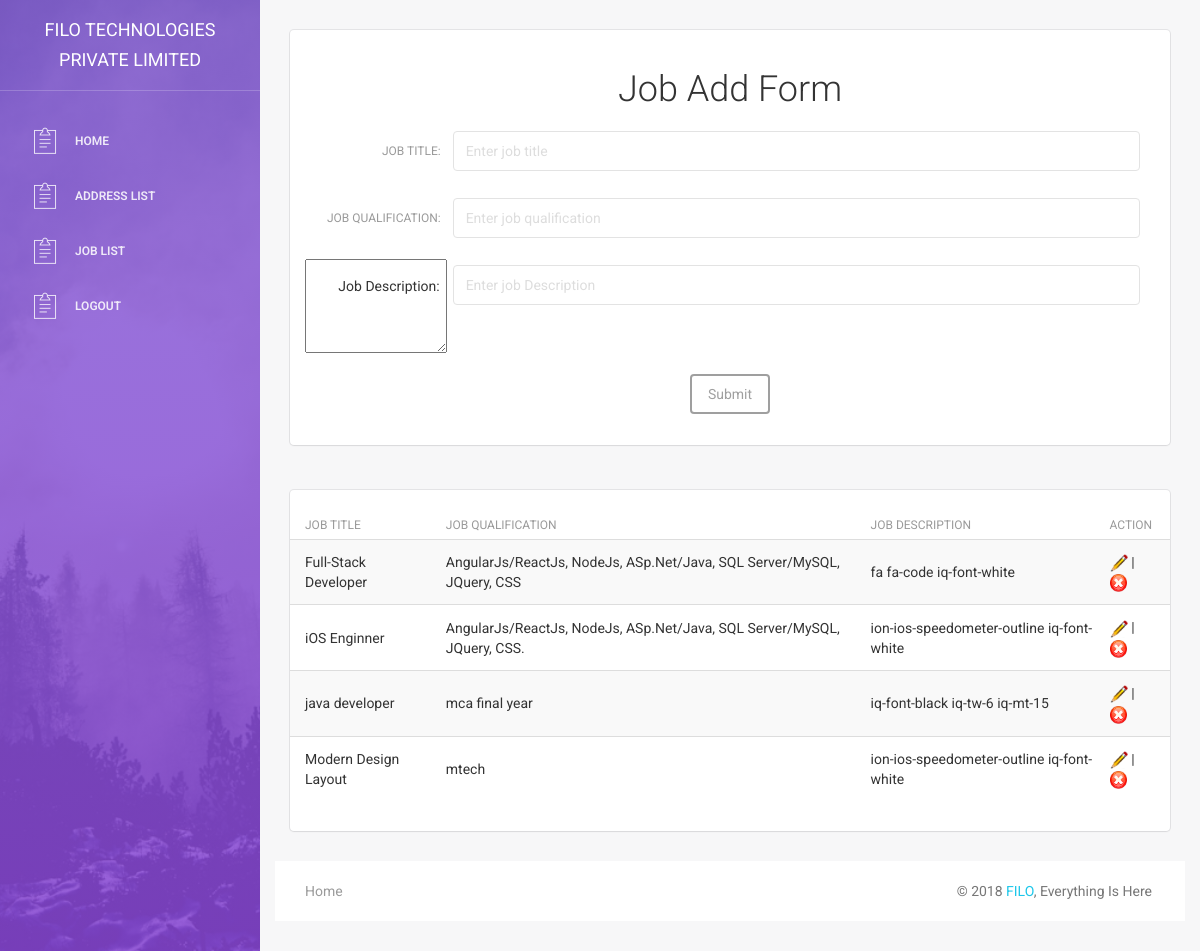
Screenshot of /_admin/job_view.php (signed in) with the database file from the repository.
### tables this page shows
CREATE TABLE `joblist` (
  `id` int(255) NOT NULL,
  `job_title` varchar(255) NOT NULL,
  `job_qualification` varchar(255) NOT NULL,
  `job_icon` varchar(255) NOT NULL
);

### _admin/job_view.php (the view, shortened to what this page needs)
<?php
	include("includes/header.php");
?>
<div class="main-panel">
<div class="content">
<div class="container-fluid">
<div class="row">
<div class="col-md-12">
<div class="card quiz_card">
	<h2 style="text-align:center;">Job Add Form</h2>
   <form class="form-horizontal" action="lib/job.php" enctype="multipart/form-data" method="post">
     <div class="form-group">
      <label class="control-label col-sm-2 quiz_title" for="sec_ques_name"> Job Title:</label>
      <div class="col-sm-10">
        <input type="text" class="form-control" id="sec_ques_name" placeholder="Enter job title" name="job_title" value="<?php if(isset($data['job_title'])){echo $data['job_title']; }?>">
 </div>
    </div>
    <div class="form-group">
      <label class="control-label col-sm-2 quiz_title" for="sec_ques_name"> Job Qualification:</label>
      <div class="col-sm-10">
        <input type="text" class="form-control" id="sec_ques_name" placeholder="Enter job qualification" name="job_qualification" value="<?php if(isset($data['job_qualification'])){echo $data['job_qualification']; }?>">
 </div>
    </div>
    <div class="form-group">
      <textarea class="control-label col-sm-2 quiz_title" for="sec_ques_name"> Job Description:</textarea>
      <div class="col-sm-10">
        <input type="text" class="form-control" id="sec_ques_name" placeholder="Enter job Description" name="job_icon" value="<?php if(isset($data['job_icon'])){echo $data['job_icon']; }?>">
 </div>
    </div>
    <div class="form-group">
      <div class="col-sm-12" style="text-align:center;">
        <button type="submit" class="btn btn-default" >Submit</button>
      </div>
    </div>
      </form>
</div>
</div>
<div class="col-md-12">
<div class="card">
   <form name="job_view" action="lib/job.php">
		<div class="content table-responsive table-full-width">
		<table class="table table-hover table-striped">
			<thead>
				<th>job title</th>
				<th>job qualification</th>
				<th>job description</th>
				<th>action</th>
			</thead>
			<tbody>
			<?php
			    global $conn;
				$sql = "select * from joblist";
				$rs = mysqli_query($conn, $sql);
				while($data = mysqli_fetch_assoc($rs)){
			?>
			<tr>
				<td><?php echo $data['job_title'];?></td>
				<td><?php echo $data['job_qualification'];?></td>
				<td><?php echo $data['job_icon'];?></td>
				<td><a href="job_view.php?id=<?php echo $data['id'];?>"><img src="images/edit.png" height="18"></a> | <a href="javascript:delete_job_records(<?php echo $data['id'];?>);"> <img src="images/del.png" height="18"> </a> </td>
			</tr>
			<?php
				}
			?>
			</tbody>
		</table>
	</div>
      </form>
</div>
</div>
</div>
</div>
<?php
	include("includes/footer.php");
?>

### _admin/includes/header.php (shortened to what this page needs)
?><!doctype html>
<html lang="en">
<head>
    <link href="assets/css/bootstrap.min.css" rel="stylesheet" />
    <link href="assets/css/animate.min.css" rel="stylesheet"/>
    <link href="assets/css/light-bootstrap-dashboard.css?v=1.4.0" rel="stylesheet"/>
    <link href="assets/css/style.css" rel="stylesheet" />
    <link href="http://maxcdn.bootstrapcdn.com/font-awesome/4.2.0/css/font-awesome.min.css" rel="stylesheet">
    <link href="assets/css/pe-icon-7-stroke.css" rel="stylesheet" />
</head>
<body>
<div class="wrapper">
    <div class="sidebar" data-color="purple" data-image="assets/img/sidebar-5.jpg">
    	<div class="sidebar-wrapper">
            <div class="logo">
                <a href="http://localhost/qwilo1" class="simple-text">
                   Filo Technologies Private Limited
                </a>
            </div>
            <ul class="nav">
			   <li>
                    <a href="home.php">
                        <i class="pe-7s-note2"></i>
                        <p>Home</p>
                    </a>
                </li>
                <li>
                    <a href="address_view.php">
                        <i class="pe-7s-note2"></i>
                        <p>Address list</p>
                    </a>
                </li>
                <li>
                    <a href="job_view.php">
                        <i class="pe-7s-note2"></i>
                        <p>Job List</p>
                    </a>
                </li>
               <li>
                  <a href="lib/login_logout.php?act=logout">
                        <i class="pe-7s-note2"></i>
                        <p>Logout</p>
                    </a>
                </li>
            </ul>
    	</div>
    </div>

### _admin/includes/footer.php (shortened to what this page needs)
			<footer class="footer">
            <div class="container-fluid">
                <nav class="pull-left">
                    <ul>
                        <li>
                            <a href="http://localhost/new_filo/index.php" target="_blank">
                                Home
                            </a>
                        </li>
                    </ul>
                </nav>
                <p class="copyright pull-right">
                    &copy; <script>document.write(new Date().getFullYear())</script> <a href="http://localhost/new_filo/">FILO</a>, Everything Is Here
                </p>
            </div>
        </footer>
    </div>
</div>
	</body>
</html>

### _admin/assets/css/style.css (style rules this page uses)
.quiz_card { padding: 10px 30px; }
.quiz_title { line-height: 40px; }

### rows the page displays
joblist: job_title "Full-Stack Developer", job_qualification "AngularJs/ReactJs, NodeJs, ASp.Net/Java, SQL Server/MySQL, JQuery, CSS", job_icon "fa fa-code iq-font-white"
joblist: job_title "iOS Enginner", job_qualification "AngularJs/ReactJs, NodeJs, ASp.Net/Java, SQL Server/MySQL, JQuery, CSS.", job_icon "ion-ios-speedometer-outline iq-font-white"
joblist: job_title "java developer", job_qualification "mca final year", job_icon "iq-font-black iq-tw-6 iq-mt-15"
joblist: job_title "Modern Design Layout", job_qualification "mtech", job_icon "ion-ios-speedometer-outline iq-font-white"
